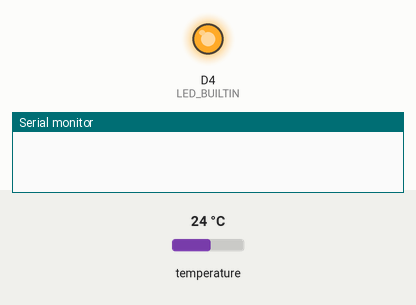
A sketch run on a simulated ESP8266 (NodeMCU). Shown: output pins drawn as LEDs (lit = HIGH, except the on-board LED, lit = LOW), the last lines printed to the serial monitor. Dashed ring = blinking. The inputs (shaded band) are chosen by the test bench; at power-on: temperature 24 °C. WiFi joins after 1.5 s; servers stay silent unless stated; uploads are accepted with an empty reply.

Above: at 2.8 s.
At 4.6 s:
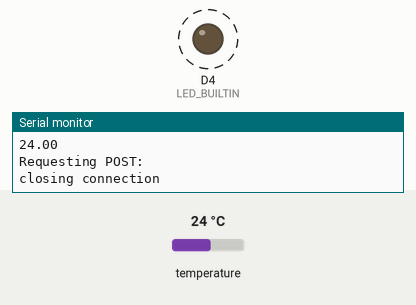
Timing chart, 0 to 6.2 s (numbered marks = the images above):
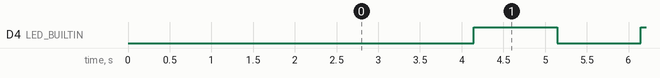

Measured:
- by itself, D4 (LED_BUILTIN): alternates HIGH for 1.0 s and LOW for 1.0 s

The sketch:

esp8266_dallas_not_deepsleep.ino
```cpp
#include <ESP8266WiFi.h>
#include <OneWire.h>
#include <DNSServer.h>
#include <ESP8266WebServer.h>
#include <WiFiManager.h>
#include <DallasTemperature.h>


const char* host = "165.227.163.172";


// Data wire is plugged into port 2 on the Arduino
#define ONE_WIRE_BUS D3

// Setup a oneWire instance to communicate with any OneWire devices (not just Maxim/Dallas temperature ICs)
OneWire oneWire(ONE_WIRE_BUS);

// Pass our oneWire reference to Dallas Temperature.
DallasTemperature sensors(&oneWire);

WiFiClient client;

long previousMillis = 60000;        // храним время последнего переключения
long interval = 1000*60*5;          // интервал между проверкой доступности сервера (300 секунд)

long interval_restart = 1000*60*60; // интервал между включение/выключением (60 минут)

long interval_blink = 1000;         // интервал блинка
long previousMillis_blink = 1000;   // храним время последнего переключения
int ledState = LOW;

void setup() {

  pinMode(LED_BUILTIN, OUTPUT);
  Serial.begin(115200);
  delay(100);
  WiFiManager wifiManager;
  wifiManager.autoConnect("AutoConnectAP");

  // We start by connecting to a WiFi network
  //Serial.println();
  //Serial.println();
  //Serial.print("Connecting to ");
  //Serial.println(ssid);

  //WiFi.begin(ssid, password);
  //int start = 0;
 //while (WiFi.status() != WL_CONNECTED) {
 //   delay(500);
 //   Serial.print(".");
 // }

  //Serial.println("");
  //Serial.println("WiFi connected");
  //Serial.println("IP address: ");
  //Serial.println(WiFi.localIP());


}

void PostData()
{

  const int httpPort = 80;
  if (!client.connect(host, httpPort)) {
    Serial.println("connection failed");
 //   ESP.deepSleep(60e6); // 300e6 is 5 mimute
    return;
  }

 sensors.begin();
 delay(1000);
 sensors.requestTemperatures(); // Send the command to get temperatures


 float temperature = sensors.getTempCByIndex(0);
 float fahrenheit = temperature * 1.8 + 32.0;
 Serial.println(temperature);
 char one_c1[10];
 char one_c2[10];
  dtostrf(temperature, 5, 2, one_c1);
  dtostrf(fahrenheit, 5, 2, one_c2);


    String data = "param1=" + String(one_c1) +"&param2=" + String(one_c2) + "&sensor=MTIzNDU1Njg3OQ==";

   Serial.print("Requesting POST: ");
   // Send request to the server:
   client.println("POST /sensor/new HTTP/1.1");
   client.println("Host: 165.227.163.172");
   client.println("Accept: */*");
   client.println("Content-Type: application/x-www-form-urlencoded");
   client.print("Content-Length: ");
   client.println(data.length());
   client.println();
   client.print(data);

   delay(500); // Can be changed
  if (client.connected()) {
    client.stop();  // DISCONNECT FROM THE SERVER
  }
  Serial.println();
  Serial.println("closing connection");
//  ESP.deepSleep(30e6); // 300e6 is 5 mimute
}


void loop() {

 unsigned long currentMillis = millis();

    //проверяем не прошел ли нужный интервал, если прошел то
  if(currentMillis - previousMillis > interval) {
    // сохраняем время последнего переключения
    previousMillis = currentMillis;
    PostData();
  }
   if(currentMillis > interval_restart) {
      //Перезапускаем ESP
      ESP.restart();
   }

    if(currentMillis - previousMillis_blink > interval_blink) {
      //Перезапускаем ESP
     if (ledState == LOW)
      ledState = HIGH;  // Note that this switches the LED *off*
    else
      ledState = LOW;   // Note that this switches the LED *on*

      digitalWrite(LED_BUILTIN, ledState);
      previousMillis_blink = currentMillis;
   }
}
```
